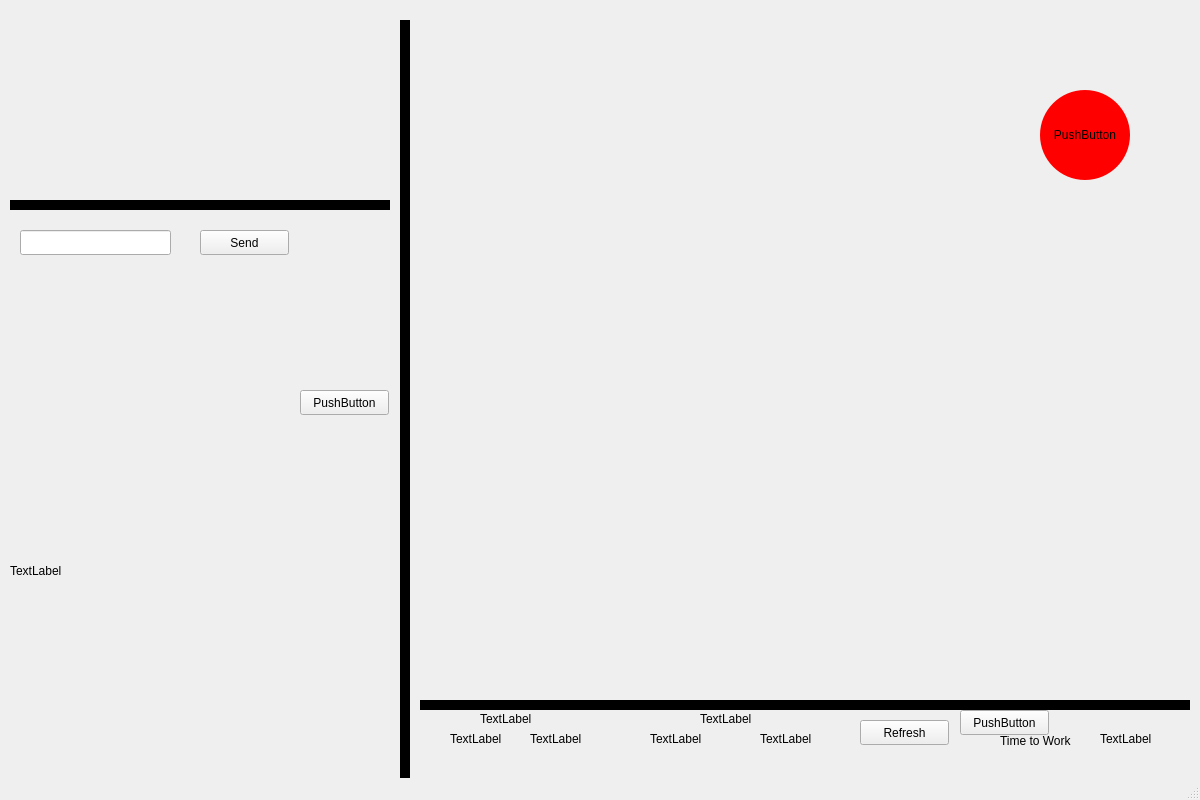
<?xml version="1.0" encoding="UTF-8"?>
<ui version="4.0">
 <class>MainWindow</class>
 <widget class="QMainWindow" name="MainWindow">
  <property name="geometry">
   <rect>
    <x>0</x>
    <y>0</y>
    <width>1200</width>
    <height>800</height>
   </rect>
  </property>
  <property name="windowTitle">
   <string>MainWindow</string>
  </property>
  <widget class="QWidget" name="centralwidget">
   <widget class="Line" name="line">
    <property name="geometry">
     <rect>
      <x>400</x>
      <y>20</y>
      <width>10</width>
      <height>800</height>
     </rect>
    </property>
    <property name="frameShadow">
     <enum>QFrame::Plain</enum>
    </property>
    <property name="lineWidth">
     <number>10</number>
    </property>
    <property name="orientation">
     <enum>Qt::Vertical</enum>
    </property>
   </widget>
   <widget class="Line" name="line_2">
    <property name="geometry">
     <rect>
      <x>10</x>
      <y>200</y>
      <width>380</width>
      <height>10</height>
     </rect>
    </property>
    <property name="frameShadow">
     <enum>QFrame::Plain</enum>
    </property>
    <property name="lineWidth">
     <number>10</number>
    </property>
    <property name="orientation">
     <enum>Qt::Horizontal</enum>
    </property>
   </widget>
   <widget class="Line" name="line_3">
    <property name="geometry">
     <rect>
      <x>420</x>
      <y>700</y>
      <width>770</width>
      <height>10</height>
     </rect>
    </property>
    <property name="frameShadow">
     <enum>QFrame::Plain</enum>
    </property>
    <property name="lineWidth">
     <number>10</number>
    </property>
    <property name="orientation">
     <enum>Qt::Horizontal</enum>
    </property>
   </widget>
   <widget class="QPushButton" name="pushButton">
    <property name="geometry">
     <rect>
      <x>1040</x>
      <y>90</y>
      <width>90</width>
      <height>90</height>
     </rect>
    </property>
    <property name="styleSheet">
     <string notr="true">background: red;
border-radius: 45px;</string>
    </property>
    <property name="text">
     <string>PushButton</string>
    </property>
   </widget>
   <widget class="QLabel" name="stockSym1">
    <property name="geometry">
     <rect>
      <x>480</x>
      <y>710</y>
      <width>67</width>
      <height>17</height>
     </rect>
    </property>
    <property name="text">
     <string>TextLabel</string>
    </property>
   </widget>
   <widget class="QLabel" name="stockPrice1">
    <property name="geometry">
     <rect>
      <x>450</x>
      <y>730</y>
      <width>67</width>
      <height>17</height>
     </rect>
    </property>
    <property name="text">
     <string>TextLabel</string>
    </property>
   </widget>
   <widget class="QLabel" name="stockPercent1">
    <property name="geometry">
     <rect>
      <x>530</x>
      <y>730</y>
      <width>67</width>
      <height>17</height>
     </rect>
    </property>
    <property name="text">
     <string>TextLabel</string>
    </property>
   </widget>
   <widget class="QPushButton" name="stockDown">
    <property name="geometry">
     <rect>
      <x>860</x>
      <y>720</y>
      <width>89</width>
      <height>25</height>
     </rect>
    </property>
    <property name="text">
     <string>Refresh</string>
    </property>
   </widget>
   <widget class="QLabel" name="stockSym1_2">
    <property name="geometry">
     <rect>
      <x>700</x>
      <y>710</y>
      <width>67</width>
      <height>17</height>
     </rect>
    </property>
    <property name="text">
     <string>TextLabel</string>
    </property>
   </widget>
   <widget class="QLabel" name="stockPercent1_2">
    <property name="geometry">
     <rect>
      <x>760</x>
      <y>730</y>
      <width>67</width>
      <height>17</height>
     </rect>
    </property>
    <property name="text">
     <string>TextLabel</string>
    </property>
   </widget>
   <widget class="QLabel" name="stockPrice1_2">
    <property name="geometry">
     <rect>
      <x>650</x>
      <y>730</y>
      <width>67</width>
      <height>17</height>
     </rect>
    </property>
    <property name="text">
     <string>TextLabel</string>
    </property>
   </widget>
   <widget class="QLabel" name="imageBox">
    <property name="geometry">
     <rect>
      <x>10</x>
      <y>420</y>
      <width>351</width>
      <height>301</height>
     </rect>
    </property>
    <property name="text">
     <string>TextLabel</string>
    </property>
    <property name="scaledContents">
     <bool>true</bool>
    </property>
   </widget>
   <widget class="QPushButton" name="imgDown">
    <property name="geometry">
     <rect>
      <x>300</x>
      <y>390</y>
      <width>89</width>
      <height>25</height>
     </rect>
    </property>
    <property name="text">
     <string>PushButton</string>
    </property>
   </widget>
   <widget class="QLabel" name="timeToWorkDis">
    <property name="geometry">
     <rect>
      <x>1000</x>
      <y>720</y>
      <width>101</width>
      <height>41</height>
     </rect>
    </property>
    <property name="text">
     <string>Time to Work</string>
    </property>
   </widget>
   <widget class="QLabel" name="timeToWorkDisVal">
    <property name="geometry">
     <rect>
      <x>1100</x>
      <y>730</y>
      <width>67</width>
      <height>17</height>
     </rect>
    </property>
    <property name="text">
     <string>TextLabel</string>
    </property>
   </widget>
   <widget class="QPushButton" name="mapUpdate">
    <property name="geometry">
     <rect>
      <x>960</x>
      <y>710</y>
      <width>89</width>
      <height>25</height>
     </rect>
    </property>
    <property name="text">
     <string>PushButton</string>
    </property>
   </widget>
   <widget class="QLineEdit" name="pushBullMsg">
    <property name="geometry">
     <rect>
      <x>20</x>
      <y>230</y>
      <width>151</width>
      <height>25</height>
     </rect>
    </property>
   </widget>
   <widget class="QPushButton" name="pushBullSendButton">
    <property name="geometry">
     <rect>
      <x>200</x>
      <y>230</y>
      <width>89</width>
      <height>25</height>
     </rect>
    </property>
    <property name="text">
     <string>Send</string>
    </property>
   </widget>
  </widget>
  <widget class="QMenuBar" name="menubar">
   <property name="geometry">
    <rect>
     <x>0</x>
     <y>0</y>
     <width>1200</width>
     <height>22</height>
    </rect>
   </property>
  </widget>
  <widget class="QStatusBar" name="statusbar"/>
 </widget>
 <resources/>
 <connections/>
</ui>
